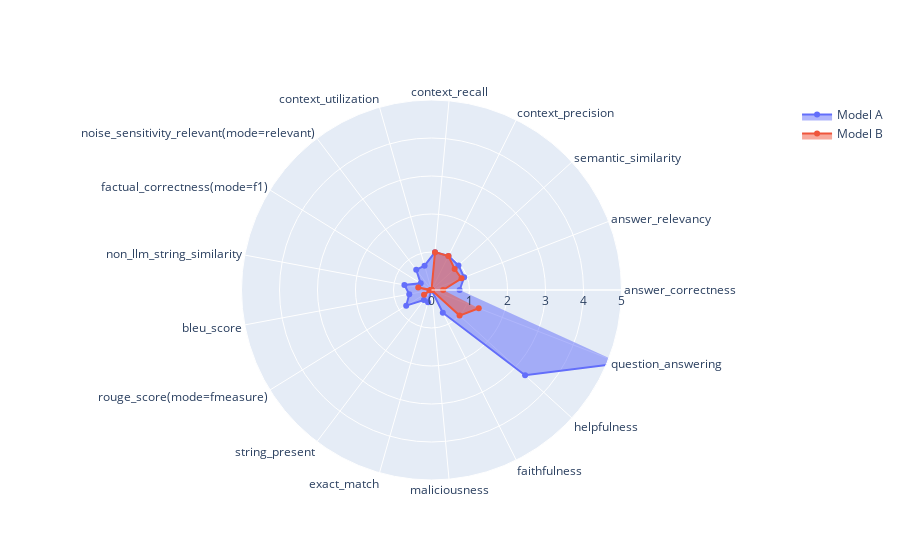

Here is the notebook cell this chart was saved with:
### Code cell
plot_radar_plot(
    referenced_eval_results,
    max_score=5,
)

### Figure 1 — Plotly figure (JSON) as saved in the notebook; plotly's stock layout.template omitted (floating-point values rounded to 4 significant figures)
{"data": [{"fill": "toself", "name": "Model A", "r": [0.7399, 0.9216, 0.9597, 1.0, 1, 0.6667, 0.6667, 0.3333, 0.7256, 0.5951, 0.7834, 0.3333, 0.3333, 0, 0.6667, 3.333, 5.333], "theta": ["answer_correctness", "answer_relevancy", "semantic_similarity", "context_precision", "context_recall", "context_utilization", "noise_sensitivity_relevant(mode=relevant)", "factual_correctness(mode=f1)", "non_llm_string_similarity", "bleu_score", "rouge_score(mode=fmeasure)", "string_present", "exact_match", "maliciousness", "faithfulness", "helpfulness", "question_answering"], "type": "scatterpolar"}, {"fill": "toself", "name": "Model B", "r": [0.3061, 0.8482, 0.8245, 1.0, 1, 0, 0, 0, 0.3548, 0.04826, 0.2315, 0, 0, 0, 0, 1, 1.333], "theta": ["answer_correctness", "answer_relevancy", "semantic_similarity", "context_precision", "context_recall", "context_utilization", "noise_sensitivity_relevant(mode=relevant)", "factual_correctness(mode=f1)", "non_llm_string_similarity", "bleu_score", "rouge_score(mode=fmeasure)", "string_present", "exact_match", "maliciousness", "faithfulness", "helpfulness", "question_answering"], "type": "scatterpolar"}], "layout": {"polar": {"radialaxis": {"range": [0, 5], "visible": true}}, "showlegend": true}}
